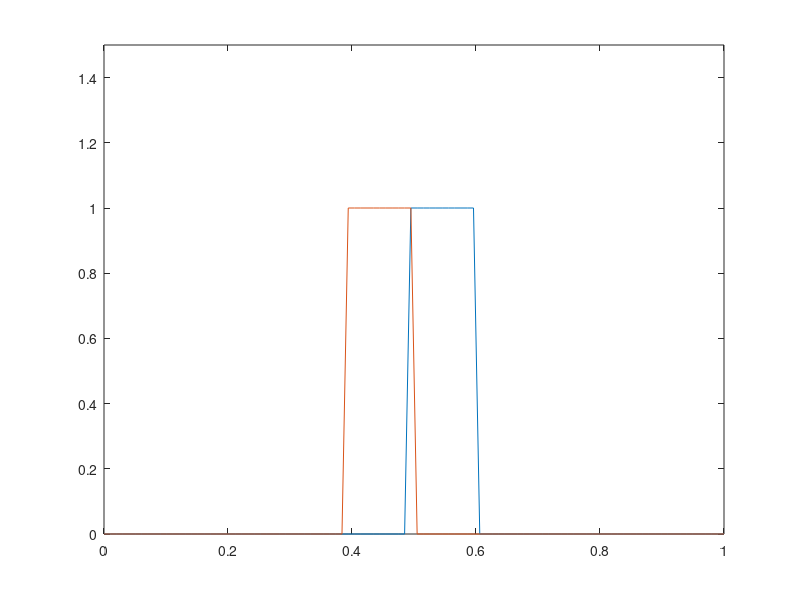

Write the MATLAB code that produced this figure.
clc; clear all;
vec = linspace(0, 1);
xval = vec
vec = vec * 0;
vec(50:60) = 1;
plot(xval, vec);
hold on;
vec = vec * 0;
vec(40:50) = 1;
plot(xval, vec);

axis([0, 1, 0, 1.5]);
